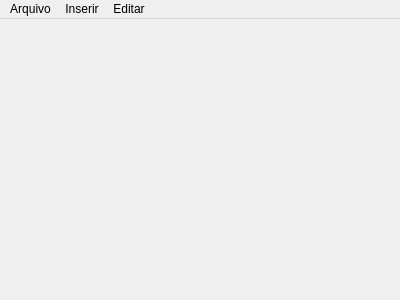
<?xml version="1.0" encoding="UTF-8"?>
<ui version="4.0">
 <class>MainWindow</class>
 <widget class="QMainWindow" name="MainWindow">
  <property name="geometry">
   <rect>
    <x>0</x>
    <y>0</y>
    <width>400</width>
    <height>300</height>
   </rect>
  </property>
  <property name="windowTitle">
   <string>Editor de Polígonos </string>
  </property>
  <widget class="QWidget" name="centralWidget"/>
  <widget class="QMenuBar" name="menuBar">
   <property name="geometry">
    <rect>
     <x>0</x>
     <y>0</y>
     <width>400</width>
     <height>21</height>
    </rect>
   </property>
   <widget class="QMenu" name="menuArquivo">
    <property name="title">
     <string>Arquivo</string>
    </property>
    <addaction name="actionNovo"/>
    <addaction name="actionAbrir"/>
    <addaction name="actionSalvar"/>
   </widget>
   <widget class="QMenu" name="menuInserir">
    <property name="title">
     <string>Inserir</string>
    </property>
    <addaction name="actionInserir_Retangulo"/>
    <addaction name="actionInserir_Circulo"/>
    <addaction name="actionInserir_Triangulo"/>
    <addaction name="actionInserir_Hexagono"/>
   </widget>
   <widget class="QMenu" name="menuEditar">
    <property name="title">
     <string>Editar</string>
    </property>
    <addaction name="actionEditar_Poligono"/>
    <addaction name="separator"/>
    <addaction name="actionRemover_Poligono"/>
    <addaction name="actionLimpar_Tela_de_Desenho"/>
   </widget>
   <addaction name="menuArquivo"/>
   <addaction name="menuInserir"/>
   <addaction name="menuEditar"/>
  </widget>
  <action name="actionNovo">
   <property name="text">
    <string>Novo</string>
   </property>
  </action>
  <action name="actionAbrir">
   <property name="text">
    <string>Abrir</string>
   </property>
  </action>
  <action name="actionSalvar">
   <property name="text">
    <string>Salvar</string>
   </property>
  </action>
  <action name="actionInserir_Retangulo">
   <property name="text">
    <string>Inserir Retângulo</string>
   </property>
  </action>
  <action name="actionInserir_Circulo">
   <property name="text">
    <string>Inserir Círculo</string>
   </property>
  </action>
  <action name="actionInserir_Triangulo">
   <property name="text">
    <string>Inserir Triângulo</string>
   </property>
  </action>
  <action name="actionInserir_Hexagono">
   <property name="text">
    <string>Inserir Hexágono</string>
   </property>
  </action>
  <action name="actionEditar_Poligono">
   <property name="text">
    <string>Editar Polígono</string>
   </property>
  </action>
  <action name="actionRemover_Poligono">
   <property name="text">
    <string>Remover Polígono</string>
   </property>
  </action>
  <action name="actionLimpar_Tela_de_Desenho">
   <property name="text">
    <string>Limpar Tela de Desenho</string>
   </property>
  </action>
 </widget>
 <layoutdefault spacing="6" margin="11"/>
 <resources/>
 <connections/>
</ui>
